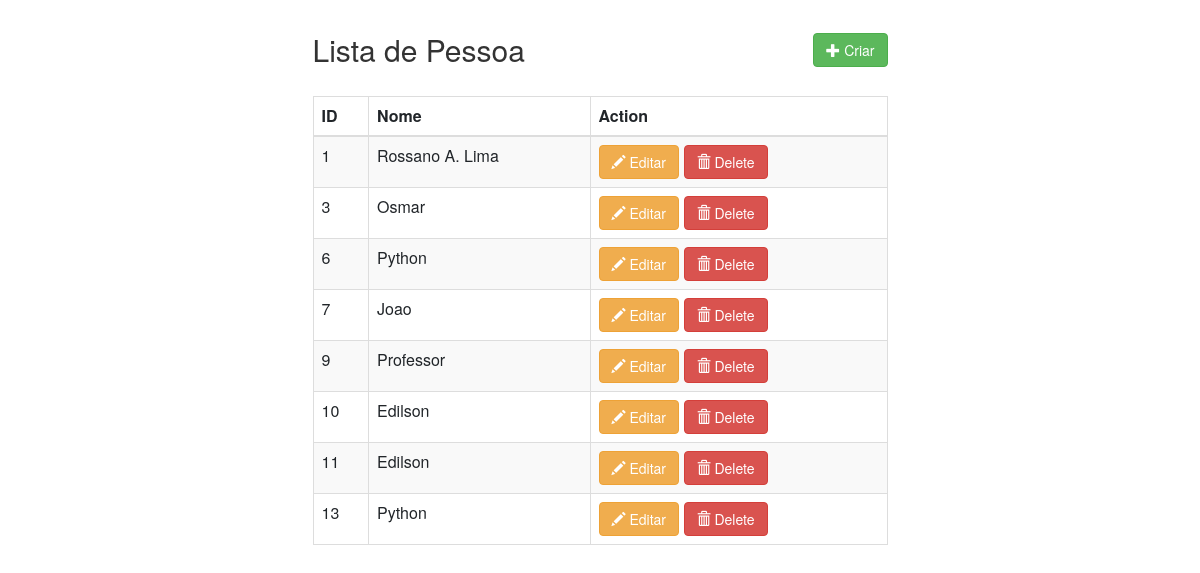
The app's page /core/index, older data.
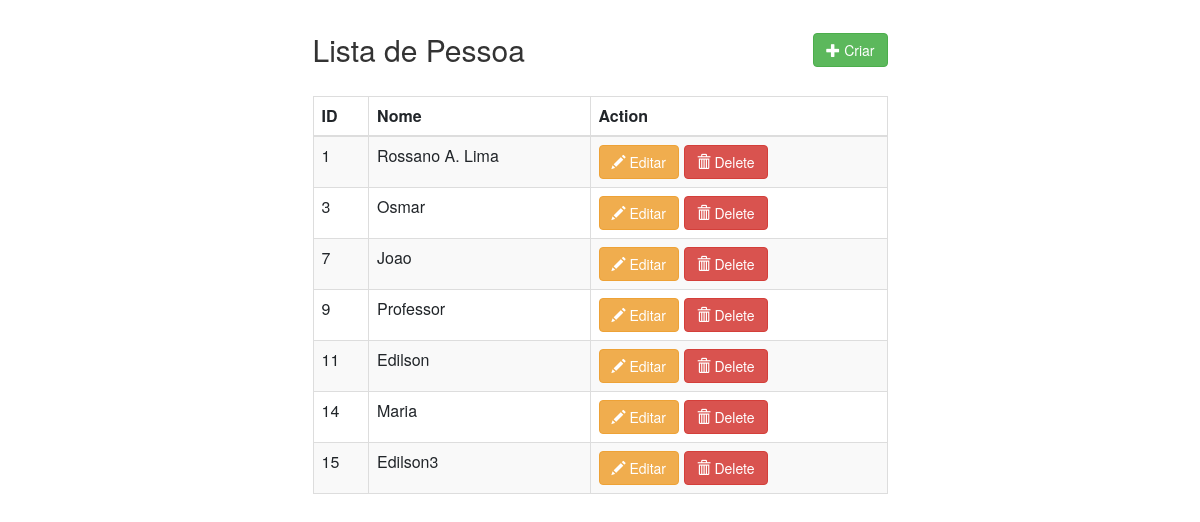
The same page, newer data.
### core/models.py (models this page shows, shortened)
class Pessoa(models.Model):
    nome = models.CharField(max_length=100)

### core/views.py (the view)
# urls.py: path('index', views.index, name='index'),
def index(request):
    pessoas = Pessoa.objects.all()
    return render(request,"index.html",{"pessoas": pessoas})

### core/templates/index.html
{% extends "base.html" %}
{% block content %}
<div class="card-body" style="margin: auto; width: 50% !important;">
    <h2>Lista de Pessoa <span style="float: right;"><a type="button" class="btn btn-success" href="{%url 'criar' %}"><span class="glyphicon glyphicon-plus"></span> Criar</a></span></h2>
    <table class="table table-bordered table-striped" style="margin-top: 30px; ">
        <thead>
            <tr>
                <th scope="col">ID</th>
                <th scope="col">Nome</th>
                <th scope="col">Action</th>
            </tr>
        </thead>
        <tbody>
            {% for pessoa in pessoas %}
            <tr>
                <td>{{ pessoa.id }}</td>
                <td>{{ pessoa.nome }}</td>
                <td>
                    <a type="button" class="btn btn-warning" href="{% url 'editar' pessoa.id %}"><span class="glyphicon glyphicon-pencil"></span> Editar</a>
                    <a type="button" class="btn btn-danger" href="{% url 'deletar' pessoa.id %}"><span class="glyphicon glyphicon-trash"></span> Delete</a>
                </td>
            </tr>
            {% endfor %}
        </tbody>
    </table>
</div>
{% endblock %}

### core/templates/base.html (shortened to what this page needs)
<html lang="en">
<head>
    <link rel="stylesheet" href="https://stackpath.bootstrapcdn.com/bootstrap/4.5.0/css/bootstrap.min.css"
>
    <link rel="stylesheet" href="https://maxcdn.bootstrapcdn.com/bootstrap/3.3.7/css/bootstrap.min.css">
    </head>
<body>
    {% block content %}
    {% endblock %}
</body>
</html>

Row changes from the older to the newer data that the page shows:
removed Pessoa: id "6", nome "Python"
removed Pessoa: id "10", nome "Edilson"
removed Pessoa: id "13", nome "Python"
added Pessoa: id "14", nome "Maria"
added Pessoa: id "15", nome "Edilson3"
